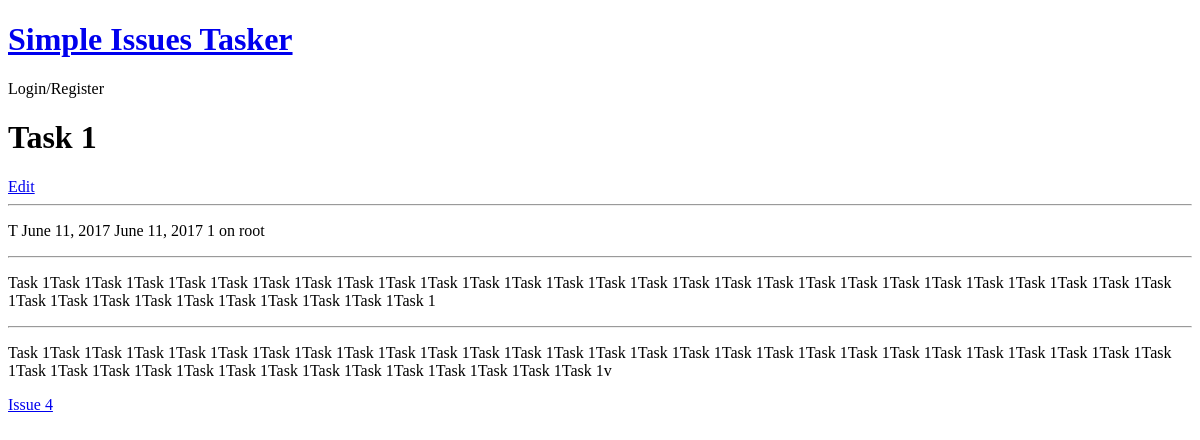
/item/Task/1, run on an earlier commit of the app's database.
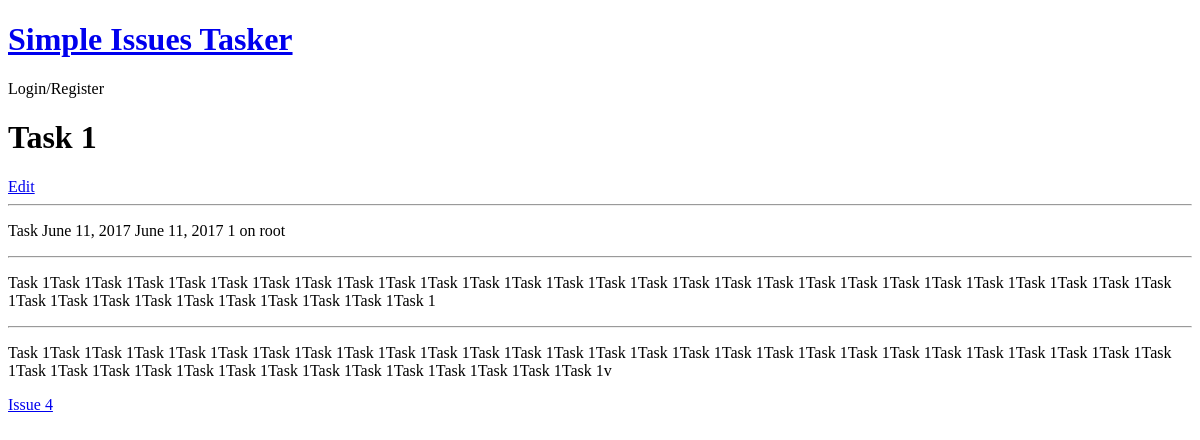
And on a later commit of the database.
### si_tracker/models.py (models this page shows, shortened)
class Item(models.Model):
    class Meta:
        abstract = True
        ordering = ['-date_raised', '-id']
    statuses = (
        ('Open-New', 'Open-New'),
        ('In Progress', 'In Progress'),
        ('Closed-Resolved', 'Closed-Resolved'),
        ('Closed-NotResolved', 'Closed-NotResolved')
    )
    visibility = (
        ('Private', 'Private'),
        ('Public', 'Public')
    )
    type = "Item"
    title = models.CharField(max_length=150, verbose_name="Title")
    date_raised = models.DateField(auto_now_add=True, verbose_name="Date raised")
    date_due = models.DateField(blank=True, verbose_name="Date due")
    description = models.TextField(verbose_name="Description", max_length=5000)
    status = models.CharField(max_length=20, choices=statuses, default=statuses[0], verbose_name="Status")
    visible = models.CharField(max_length=10, default=visibility[1], choices=visibility, verbose_name="Visible")
    actions_taken = models.TextField(max_length=5000, verbose_name="Actions taken")

class Task(Item):
    types = (('Task', 'Task'), ('Idea', 'Idea'))
    raised_by = models.ForeignKey(User, verbose_name="Raised by", related_name='Task')
    assigned_to = models.ForeignKey(User, verbose_name="Assigned to")
    type = models.CharField(max_length=10, choices=types, default=types[0], verbose_name="Type")
    issue = models.ForeignKey(Issue, verbose_name='Issue')

### si_tracker/views.py (the view)
# urls.py: url(r'^update/(?P<type>[\w\-]+)/(?P<item>\d+)', views.item_create_update, name='update_item'),
def item(req, type='', item=''):
    args = dict()
    if type.lower() == 'issue':
        template = 'issue/index.html'
        Item = Issue
        get_item = get_issue
    elif type.lower() == 'task' or type.lower() == 'idea':
        template = 'task/index.html'
        Item = Task
        get_item = get_task
    _item = get_object_or_404(Item, id=item)
    args['item'] = _item
    get_item(args, _item)
    return render(req, template, args)

### si_tracker/models.py (called while the page is built)
    def get_absolute_url(self):
        return reverse('tracker:item', args=['issue', self.id])

### si_tracker/views.py (called while the page is built)
def get_task(args, task):
    args['issue'] = task.issue

### si_tracker/templates/task/index.html
{% extends 'base.html' %}
{% block content %}
    <h1>{{ item.title }}</h1>
    <a href="{% url 'tracker:update_item' 'task' item.id %}">Edit</a>
    <hr>
    <p>{{ item.type }} {{ item.date_raised }} {{ item.date_due }} {{ item.visible }} {{ item.status }} {{ item.assigned_to.username }}</p>
    <hr>
    <p>{{ item.description }}</p>
    <hr>
    <p>{{ item.actions_taken }}</p>
    <a href="{{ issue.get_absolute_url }}">{{ issue.title }}</a>
{% endblock %}

What changed in the data, as far as the page shows it:
changed Task "Task 1": type "T" → "Task"
